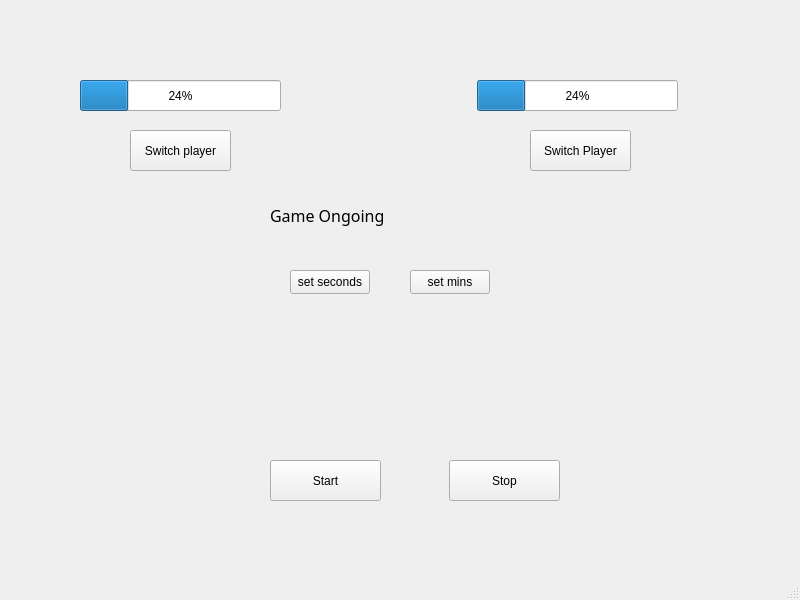
<?xml version="1.0" encoding="UTF-8"?>
<ui version="4.0">
 <class>MainWindow</class>
 <widget class="QMainWindow" name="MainWindow">
  <property name="geometry">
   <rect>
    <x>0</x>
    <y>0</y>
    <width>800</width>
    <height>600</height>
   </rect>
  </property>
  <property name="windowTitle">
   <string>MainWindow</string>
  </property>
  <widget class="QWidget" name="centralwidget">
   <widget class="QProgressBar" name="player1_proBar">
    <property name="geometry">
     <rect>
      <x>80</x>
      <y>80</y>
      <width>201</width>
      <height>31</height>
     </rect>
    </property>
    <property name="value">
     <number>24</number>
    </property>
   </widget>
   <widget class="QProgressBar" name="player2_probar">
    <property name="geometry">
     <rect>
      <x>477</x>
      <y>80</y>
      <width>201</width>
      <height>31</height>
     </rect>
    </property>
    <property name="value">
     <number>24</number>
    </property>
   </widget>
   <widget class="QPushButton" name="player1_switch">
    <property name="geometry">
     <rect>
      <x>130</x>
      <y>130</y>
      <width>101</width>
      <height>41</height>
     </rect>
    </property>
    <property name="text">
     <string>Switch player</string>
    </property>
   </widget>
   <widget class="QPushButton" name="player2_switch">
    <property name="geometry">
     <rect>
      <x>530</x>
      <y>130</y>
      <width>101</width>
      <height>41</height>
     </rect>
    </property>
    <property name="text">
     <string>Switch Player</string>
    </property>
   </widget>
   <widget class="QPushButton" name="set_secs">
    <property name="geometry">
     <rect>
      <x>290</x>
      <y>270</y>
      <width>80</width>
      <height>24</height>
     </rect>
    </property>
    <property name="text">
     <string>set seconds</string>
    </property>
   </widget>
   <widget class="QPushButton" name="set_mins">
    <property name="geometry">
     <rect>
      <x>410</x>
      <y>270</y>
      <width>80</width>
      <height>24</height>
     </rect>
    </property>
    <property name="text">
     <string>set mins</string>
    </property>
   </widget>
   <widget class="QPushButton" name="start_btn">
    <property name="geometry">
     <rect>
      <x>270</x>
      <y>460</y>
      <width>111</width>
      <height>41</height>
     </rect>
    </property>
    <property name="text">
     <string>Start</string>
    </property>
   </widget>
   <widget class="QPushButton" name="stop_btn">
    <property name="geometry">
     <rect>
      <x>449</x>
      <y>460</y>
      <width>111</width>
      <height>41</height>
     </rect>
    </property>
    <property name="text">
     <string>Stop</string>
    </property>
   </widget>
   <widget class="QLabel" name="label_info">
    <property name="geometry">
     <rect>
      <x>270</x>
      <y>200</y>
      <width>291</width>
      <height>31</height>
     </rect>
    </property>
    <property name="font">
     <font>
      <family>Microsoft JhengHei</family>
      <pointsize>12</pointsize>
     </font>
    </property>
    <property name="text">
     <string>Game Ongoing</string>
    </property>
   </widget>
  </widget>
  <widget class="QMenuBar" name="menubar">
   <property name="geometry">
    <rect>
     <x>0</x>
     <y>0</y>
     <width>800</width>
     <height>21</height>
    </rect>
   </property>
  </widget>
  <widget class="QStatusBar" name="statusbar"/>
 </widget>
 <resources/>
 <connections/>
</ui>
